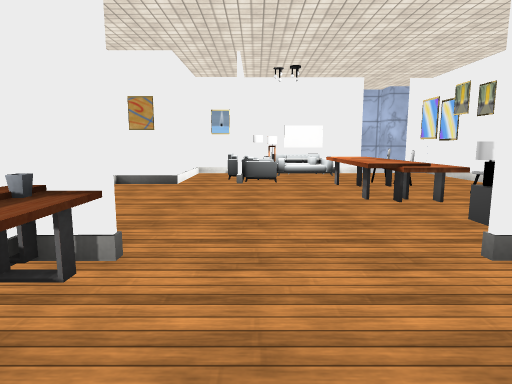
view 1 (above)

20 first-person views from a walk through a scene from a Unity 3-D project. The camera is 1.2 m above the floor, tilts 8° down and sees 75° across. The floor is counted in squares, 1 m on a side. Each view is taken from the middle of a square. On the plan, view 1 faces up. The plan holds only what a view shows up to about 14 squares ahead; the rest is blank. The place goes on beyond the plan. The player is left out. Some surface patterns are stand-ins.

view 2
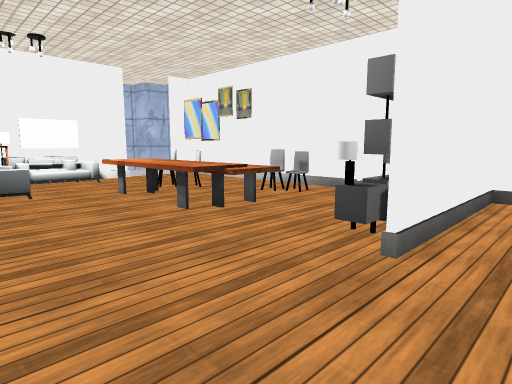

view 3
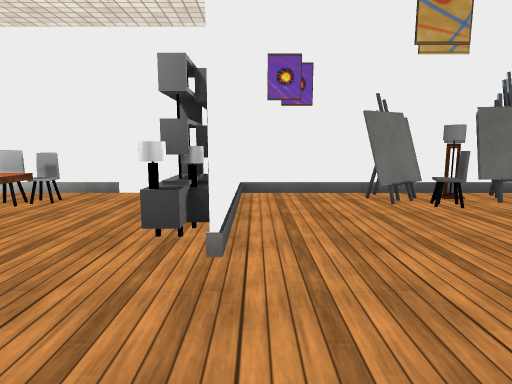

view 4
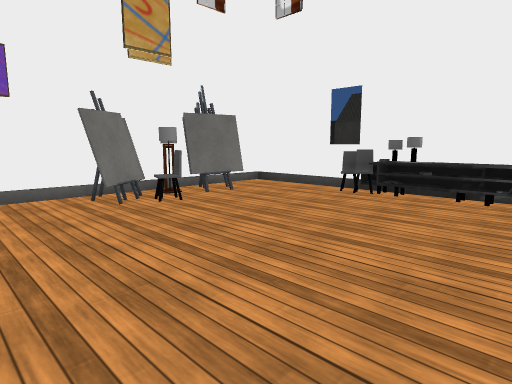

view 5
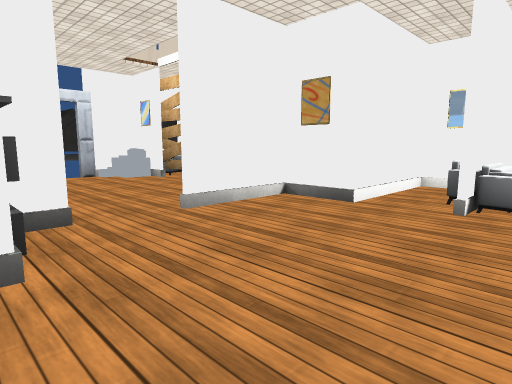

view 6
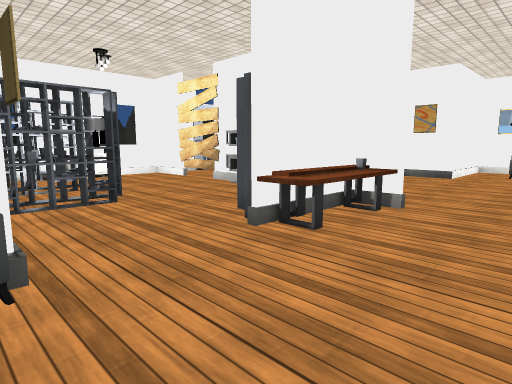

view 7
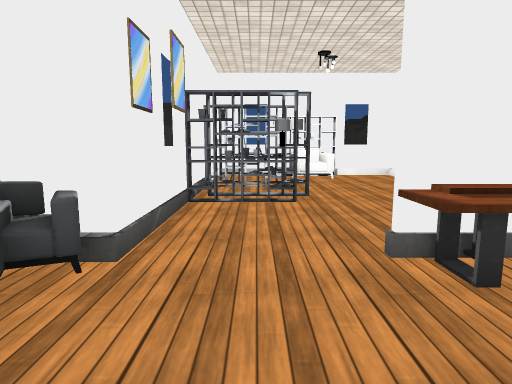

view 8
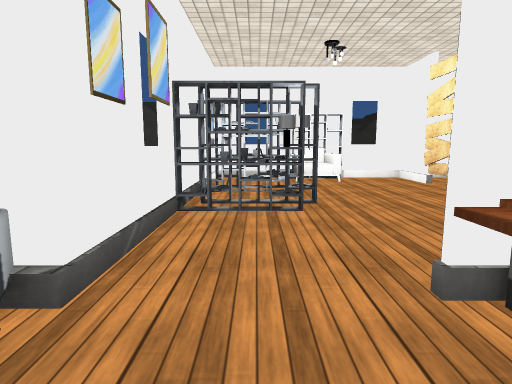

view 9
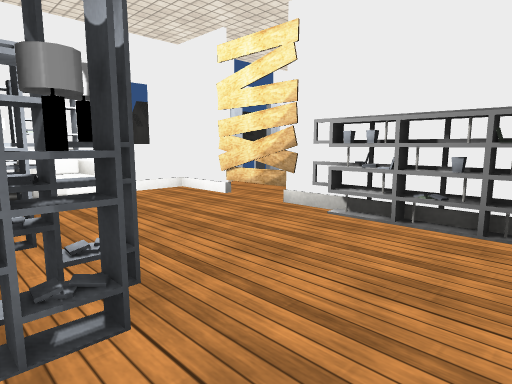

view 10
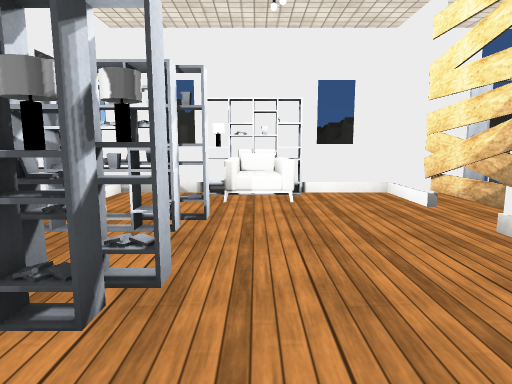

view 11
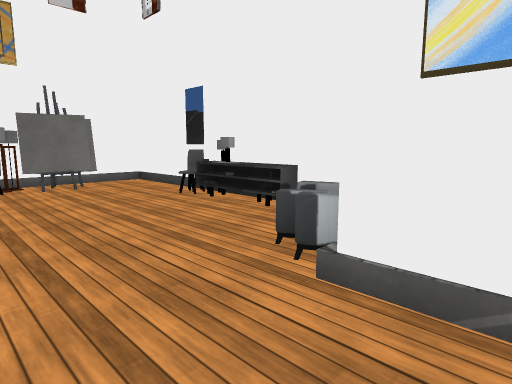

view 12
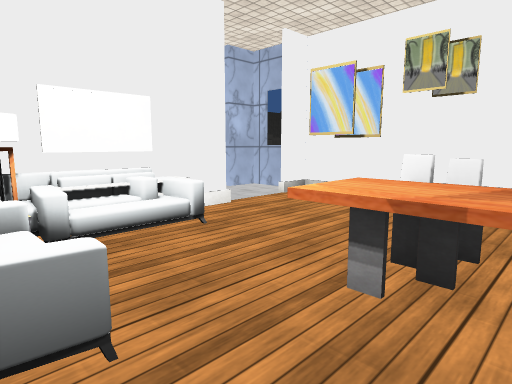

view 13
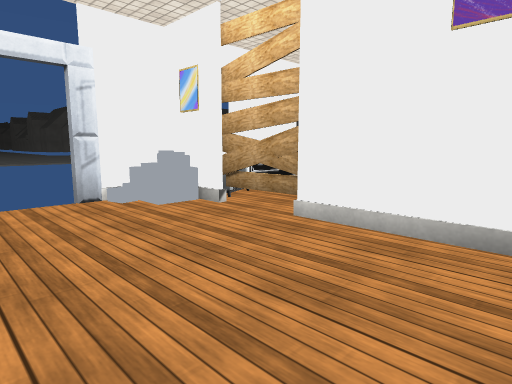

view 14
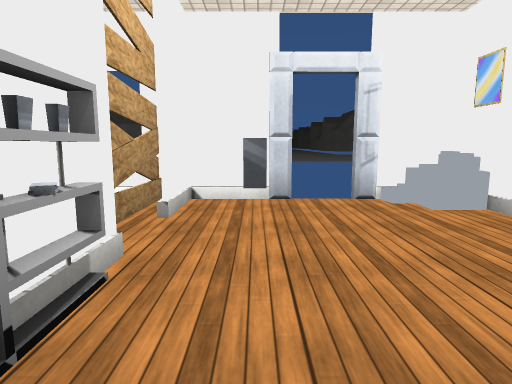

view 15
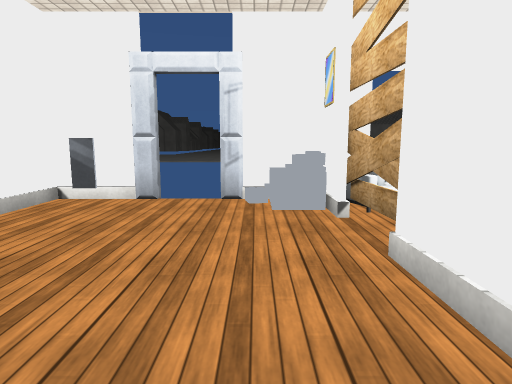

view 16
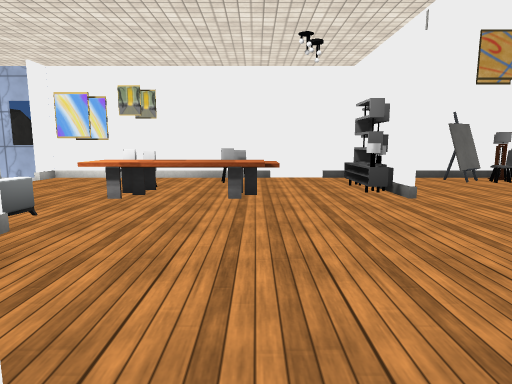

view 17
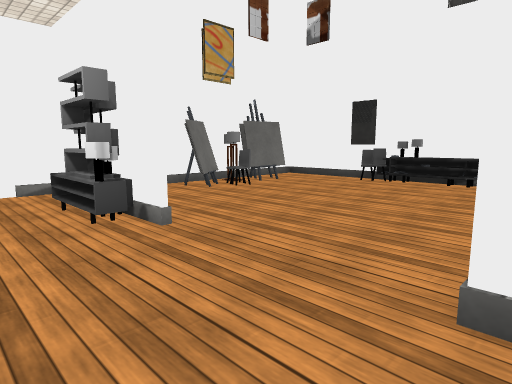

view 18
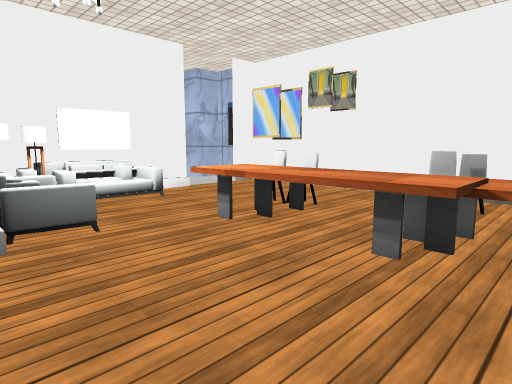

view 19
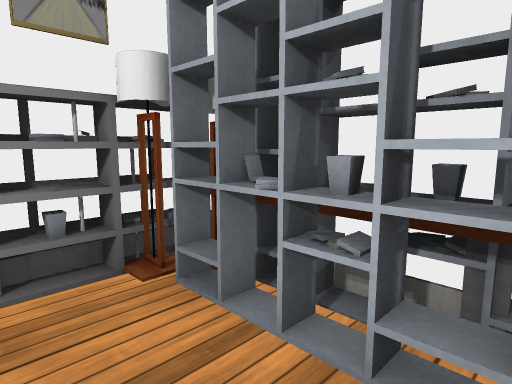

view 20
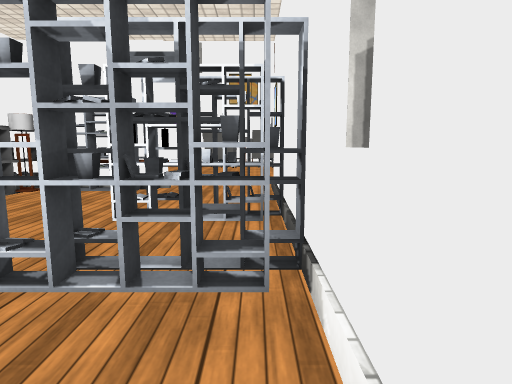

### Floor plan
Key: @ floor where view 1 was taken; # wall or solid block; x gap in a wall; . floor; = window, fence, low wall or low ledge; C chair; T table; P pot; O other object.
Columns run from 13 left of view 1 to 8 right of it. Each row starts with its distance up from view 1.
 15              O##
 14           ##OOOOO#####
 13           ##O#......##
 12 #O..       .O#......##
 11 # #### #   .OO.TTC..##
 10 #OO......#.....TTC..#
  9 #OO......#.....TTT..#
  8 x........#.....TTTCC##
  7 x..............TTT..##
  6 #.O..................#
  5 #.....OOOO...........#
  4 ######OOOOO.....OOO..#
  3 #......... P......####
  2  #O.......OT.........#
  1  OO.......OT.........#
  0  OO.#.OO.....@.....OO#
 -1 #...O. #..........CC##
 -2 #...P.##...........#O#
 -3 #OO=####=OOOO......OO#
 -4           ## .......##
 -5            ##OOOC ...#
 -6             ##########

Positions as (right, up) in squares from view 1, and headings:
1: (0, 0), facing up
2: (-1, 2), facing up-right
3: (-1, 3), facing right
4: (-1, 3), facing down-right
5: (1, 4), facing up-left
6: (1, -3), facing up-left
7: (1, -1), facing left
8: (0, -1), facing left
9: (-4, -1), facing up-left
10: (-4, 1), facing left
11: (-4, 0), facing down-right
12: (0, 9), facing up-right
13: (-5, 6), facing up-left
14: (-5, 6), facing left
15: (-5, 9), facing left
16: (-5, 7), facing right
17: (-2, 6), facing down-right
18: (-1, 6), facing up-right
19: (-5, 1), facing up-right
20: (-12, -2), facing right
